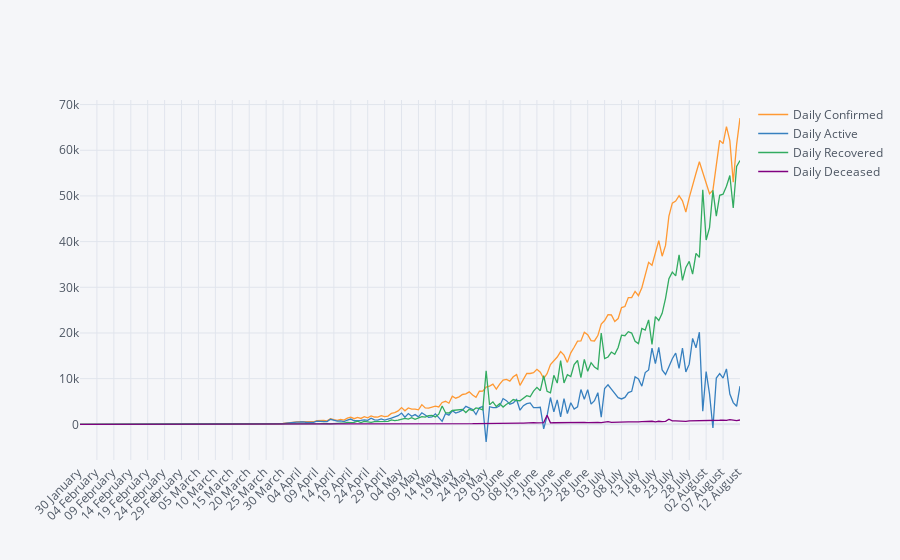

Write notebook code for a chart like this one.
### Code cell
df[['Date','Daily Confirmed','Daily Active', 'Daily Recovered', 'Daily Deceased']].iplot(x='Date',xaxis_tickangle=315)

### Figure 1 — Plotly figure (JSON) as saved in the notebook; plotly's stock layout.template omitted (floating-point values rounded to 4 significant figures; data arrays with more than 128 entries replaced by an {"elided": "..."} marker saying what was removed)
{"data": [{"line": {"color": "rgba(255, 153, 51, 1.0)", "dash": "solid", "shape": "linear", "width": 1.3}, "mode": "lines", "name": "Daily Confirmed", "text": "", "type": "scatter", "x": {"elided": "196 str values"}, "y": {"elided": "196 int values"}}, {"line": {"color": "rgba(55, 128, 191, 1.0)", "dash": "solid", "shape": "linear", "width": 1.3}, "mode": "lines", "name": "Daily Active", "text": "", "type": "scatter", "x": {"elided": "196 str values"}, "y": {"elided": "196 int values"}}, {"line": {"color": "rgba(50, 171, 96, 1.0)", "dash": "solid", "shape": "linear", "width": 1.3}, "mode": "lines", "name": "Daily Recovered", "text": "", "type": "scatter", "x": {"elided": "196 str values"}, "y": {"elided": "196 int values"}}, {"line": {"color": "rgba(128, 0, 128, 1.0)", "dash": "solid", "shape": "linear", "width": 1.3}, "mode": "lines", "name": "Daily Deceased", "text": "", "type": "scatter", "x": {"elided": "196 str values"}, "y": {"elided": "196 int values"}}], "layout": {"legend": {"bgcolor": "#F5F6F9", "font": {"color": "#4D5663"}}, "paper_bgcolor": "#F5F6F9", "plot_bgcolor": "#F5F6F9", "title": {"font": {"color": "#4D5663"}}, "xaxis": {"gridcolor": "#E1E5ED", "showgrid": true, "tickangle": -45, "tickfont": {"color": "#4D5663"}, "title": {"font": {"color": "#4D5663"}, "text": ""}, "zerolinecolor": "#E1E5ED"}, "yaxis": {"gridcolor": "#E1E5ED", "showgrid": true, "tickfont": {"color": "#4D5663"}, "title": {"font": {"color": "#4D5663"}, "text": ""}, "zerolinecolor": "#E1E5ED"}}}
